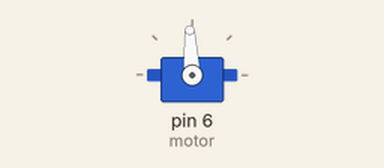
Recording of a sketch running on a simulated Arduino Uno, built with avr-gcc and run on an emulated ATmega328P. On the bench: servo. What the sketch prints to the serial monitor is not drawn.

Above: at 0.05 s.
Timing chart, 0 to 113.2 s (numbered marks = the images above):
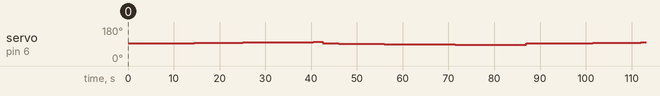

The sketch:

MotorTest.ino
```cpp
#include <Servo.h>

Servo motor;
int wait = 1000;

void setup() {
  // put your setup code here, to run once:
  Serial.begin(38400);
  motor.attach(6);
  motor.writeMicroseconds(1500);
}

void loop() {
  // put your main code here, to run repeatedly:
  for(int i = 0; i < 85; i ++)
  {
    Serial.print(String(1500 + i) + "\n");
    motor.writeMicroseconds(1500 + i);
    delay(wait/2);
  }
  motor.writeMicroseconds(1500);
  delay(wait * 2);

  for(int i = 0; i < 85; i ++)
  {
    Serial.print(String(1500 - i) + "\n");
    motor.writeMicroseconds(1500 - i);
    delay(wait/2);
  }
}
```
